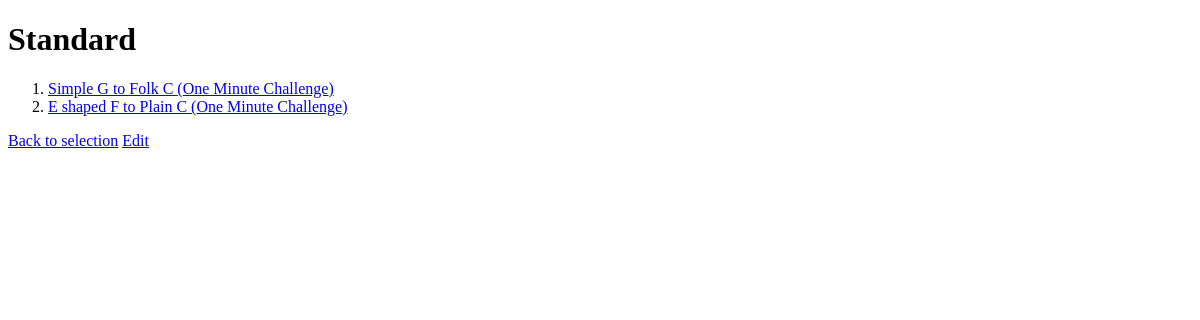
The page /guitar/routine/standard/ on the database as committed earlier.
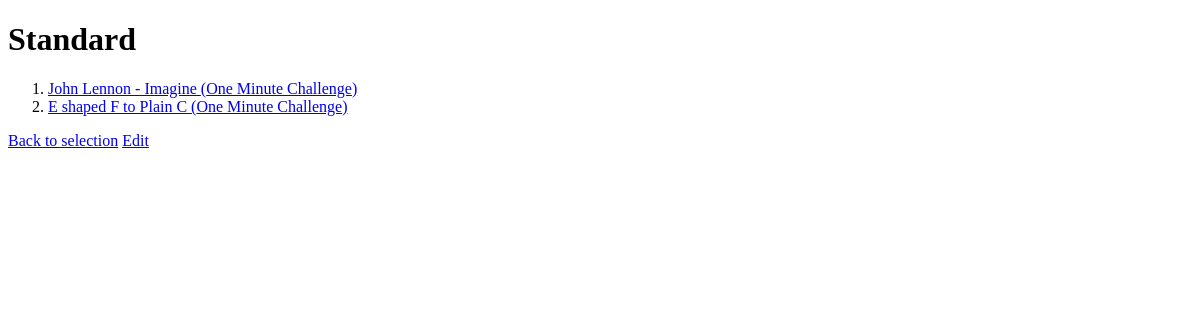
The same page on the database as committed later.
### guitar/models.py (models this page shows, shortened)
class RoutineItem(models.Model):
    routine = models.ForeignKey(Routine)
    exercise = models.ForeignKey(Exercise)
    order = models.IntegerField()
    class Meta:
        unique_together = ["routine", "order"]

class Exercise(models.Model):
    id = models.AutoField(primary_key=True)
    category = models.ForeignKey(Category)
    desc = models.CharField(max_length = 128)
    desc_long = models.CharField(max_length = 512, blank = True)
    comment = models.CharField(max_length = 512, blank = True)
    url = models.URLField(blank = True)
    record = models.IntegerField(default = 0)
    time = models.IntegerField()

class Category(models.Model):
    name = models.CharField(max_length = 128, unique=True)
    time = models.IntegerField(default = 0)
    target = models.IntegerField(default = 0)

### guitar/views.py (the view)
# urls.py: url(r'^routine/(?P<routine_slug>[\w\-]+)/$', views.show_routine, name="show_routine"),
def show_routine(request, routine_slug):
    context_dict = {}
    try:
        routine = Routine.objects.get(slug = routine_slug)
        context_dict['routine_slug'] = routine.slug
        context_dict['routine'] = routine
        exercise_items = RoutineItem.objects.filter(routine = routine)
        context_dict['items'] = exercise_items
    except Routine.DoesNotExist:
        pass
    address = 'guitar/show_routine.html'
    return render(request, address, context_dict )

### templates/guitar/show_routine.html
{% extends 'base.html' %}
{% block body_block %}
    <h1>{{ routine.name }}</h1>
    <ol>
    {% for item in items %}
      <li>
        <a href = "{% url 'routine_exercise' routine_slug=routine_slug item_id=forloop.counter %}">
            {{ item.exercise.desc_long }} ({{ item.exercise.category.name  }})</a>
    </li>
    {% endfor %}
    </ol>
    <a href="{% url 'select_routine' %}">Back to selection</a>
    <a href="{% url 'routine_edit' routine_slug %}">Edit</a>
{% endblock %}

Rows that differ between the two databases and show on the page:
changed RoutineItem: exercise.desc_long "Simple G to Folk C" → "John Lennon - Imagine"
